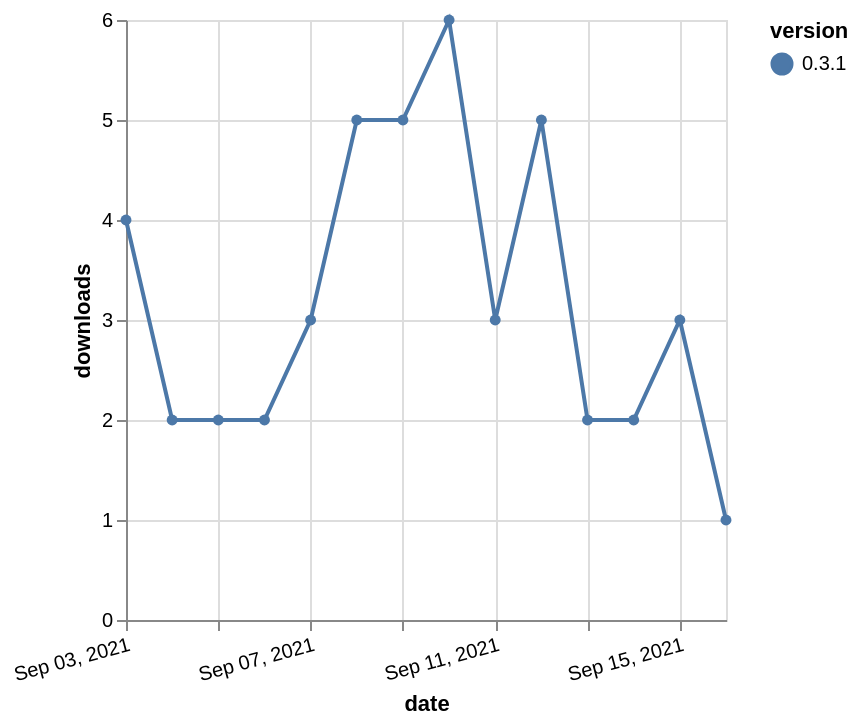

Source (Vega-Lite JSON):
### Vega-Lite specification from a JSON file in a GitHub repository (floating-point values rounded to 4 significant figures)
{"$schema": "https://vega.github.io/schema/vega-lite/v5.json", "description": "A simple bar chart with embedded data.", "data": {"values": [{"date": "2021-09-03", "total": 11114, "delta": 4, "version": "0.3.1"}, {"date": "2021-09-04", "total": 11116, "delta": 2, "version": "0.3.1"}, {"date": "2021-09-05", "total": 11118, "delta": 2, "version": "0.3.1"}, {"date": "2021-09-06", "total": 11120, "delta": 2, "version": "0.3.1"}, {"date": "2021-09-07", "total": 11123, "delta": 3, "version": "0.3.1"}, {"date": "2021-09-08", "total": 11128, "delta": 5, "version": "0.3.1"}, {"date": "2021-09-09", "total": 11133, "delta": 5, "version": "0.3.1"}, {"date": "2021-09-10", "total": 11139, "delta": 6, "version": "0.3.1"}, {"date": "2021-09-11", "total": 11142, "delta": 3, "version": "0.3.1"}, {"date": "2021-09-12", "total": 11147, "delta": 5, "version": "0.3.1"}, {"date": "2021-09-13", "total": 11149, "delta": 2, "version": "0.3.1"}, {"date": "2021-09-14", "total": 11151, "delta": 2, "version": "0.3.1"}, {"date": "2021-09-15", "total": 11154, "delta": 3, "version": "0.3.1"}, {"date": "2021-09-16", "total": 11155, "delta": 1, "version": "0.3.1"}]}, "width": "container", "mark": {"type": "line", "point": {"filled": true}}, "encoding": {"x": {"field": "date", "type": "temporal", "timeUnit": "yearmonthdate", "title": "date", "axis": {"labelAngle": -15}}, "y": {"field": "delta", "type": "quantitative", "title": "downloads"}, "color": {"field": "version", "type": "nominal"}, "tooltip": {"field": "delta"}}}
